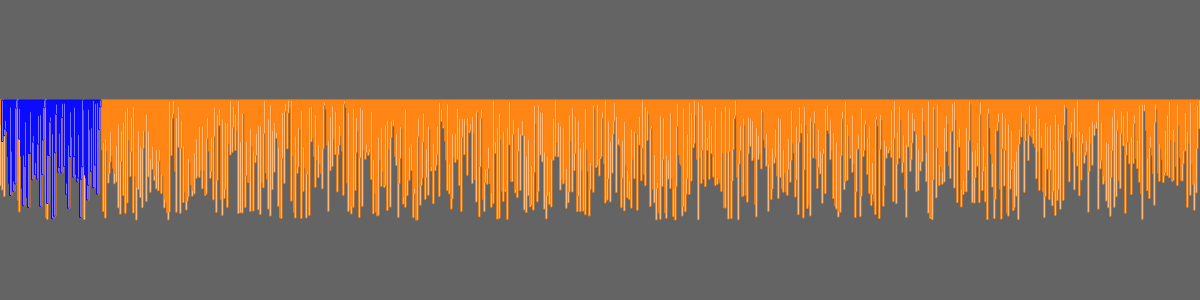
Frame 1 (no input)
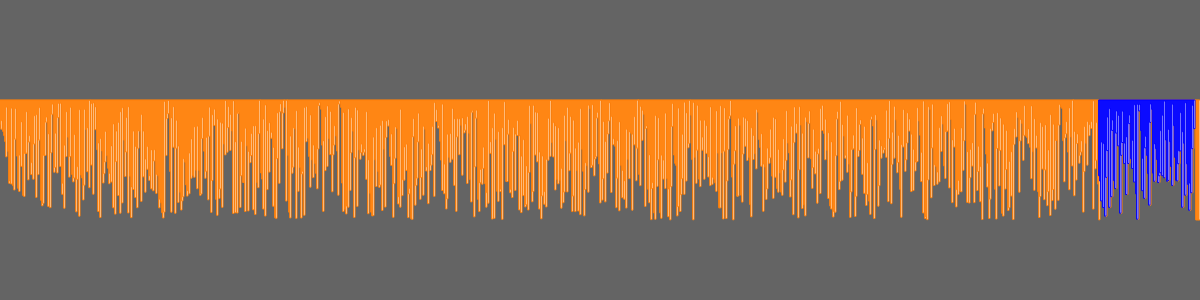
Frame 60 (no input)
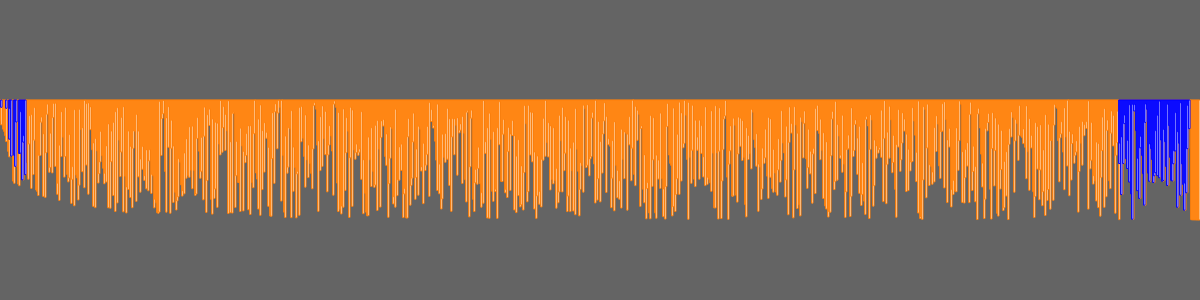
Frame 120 (the mouse pressed at the canvas centre since frame 60)

The p5.js sketch that drew these frames (run headless with seeded random() and noise() and a simulated clock; from frame 60 on, the mouse is pressed at the canvas centre):

// p5.js sketch
// ── sketch.js


var data = [];
var r = 0;
var canvasSizeX = 0;

function setup() {
	createCanvas(windowWidth,300);
	canvasSizeX = windowWidth;
	background(100);
	data.length = windowWidth;
	for (let i = 0; i < data.length; i++) {
		r = random(0,120)
		data[i] = r;
	}
}

var x = 0;
var l = 0;

function draw() {
	background(100,100,100)
		for (let i = 0; i < data.length; i++) {	
			stroke(255,128,10);
			rect(i, 100, 1, data[i]);
		}
		for (let m = 0; m <  canvasSizeX / 12 ; m++) {
		if (l < data.length - x) {
			l++;
			if(data[l] > data[l + 1])
			{
				var temp = data[l + 1];
				data[l + 1] = data[l];
				data[l] = temp;
				stroke(0,0,255);
				rect(l, 100, 1, data[l]);
			}
		}
		else{
			l = -1;
			x++;
		}
	}
}
